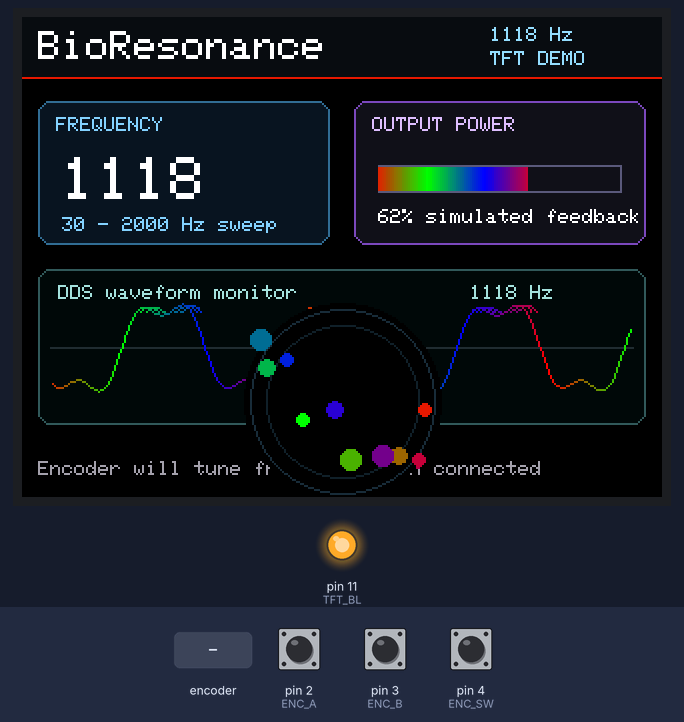
Simulated run of this sketch. Board: Arduino Uno, built with avr-gcc and run on an emulated ATmega328P. On the bench: 320×240 colour display, output pins drawn as LEDs (lit = HIGH). The test bench sets the inputs (shaded band); at power-on: pin 4 (ENC_SW) HIGH, pin 2 (ENC_A) HIGH, pin 3 (ENC_B) HIGH. What the sketch prints to the serial monitor is not drawn.

Above: at 5.6 s.
6.0 s: rotary encoder on pin 2 (ENC_A) / pin 3 (ENC_B) turned 1 step (first pin leading)
At 6.43 s:
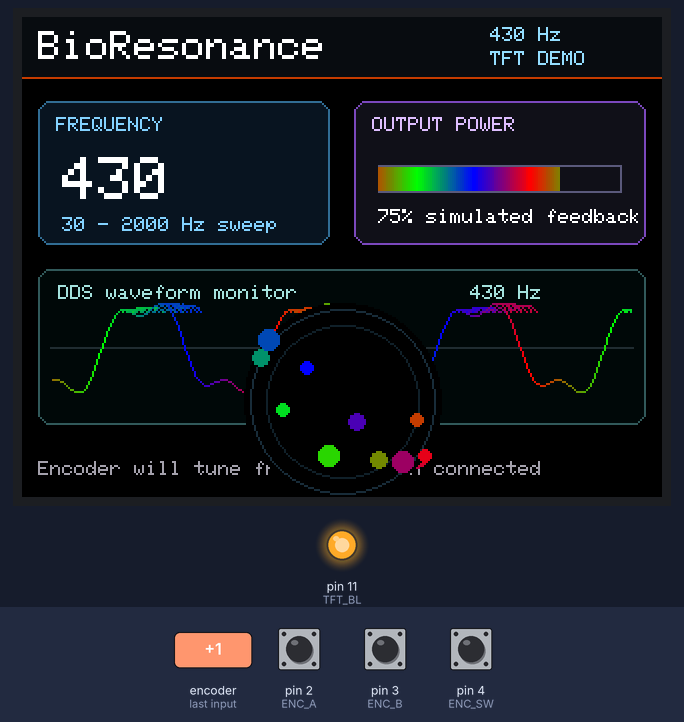
8.9 s: pin 4 (ENC_SW) pulled LOW for 0.25 s
At 9.33 s:
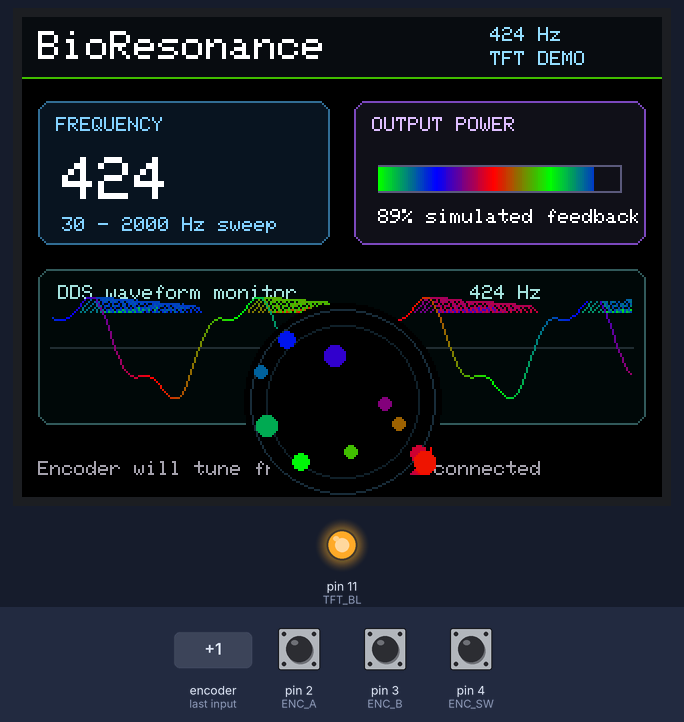
10.6 s: pin 4 (ENC_SW) pulled LOW for 1 s
At 11.39 s:
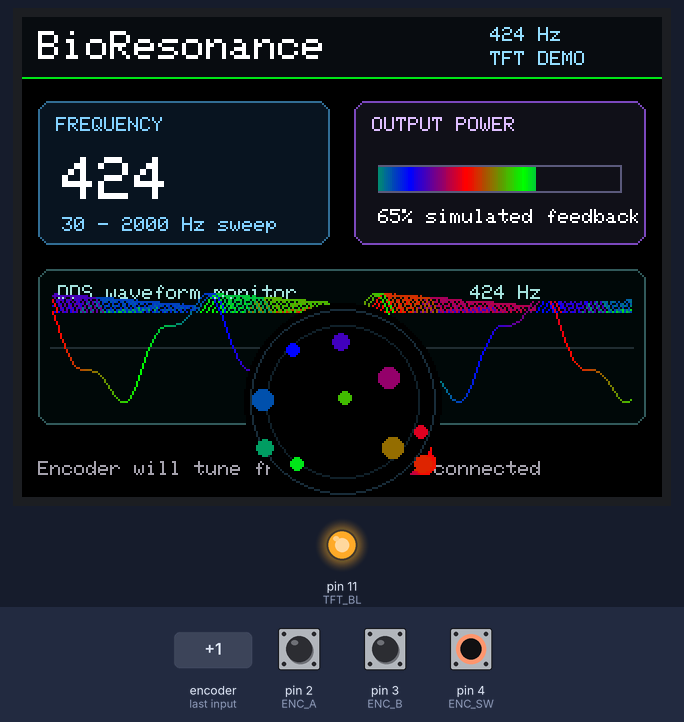
13.1 s: rotary encoder on pin 2 (ENC_A) / pin 3 (ENC_B) turned 1 step (first pin leading)
At 13.79 s:
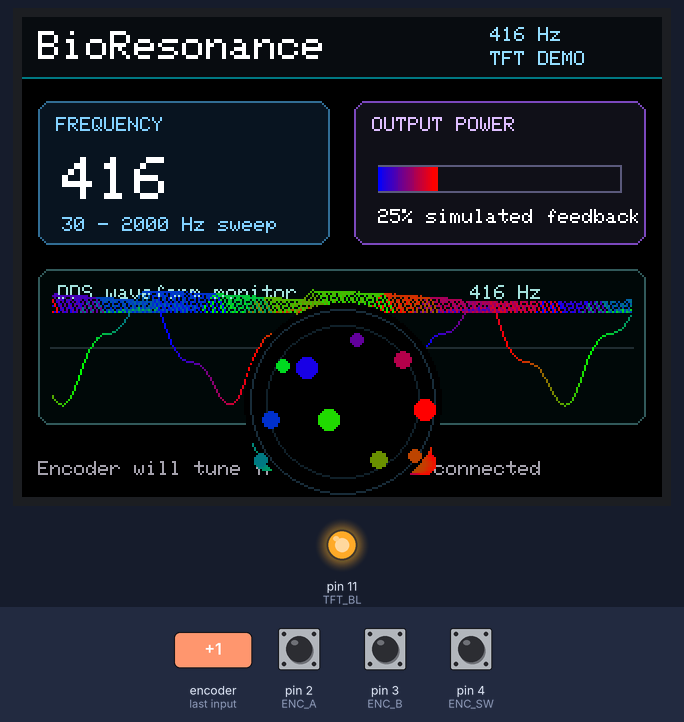
Timing chart, 0 to 16.1 s (numbered marks = the images above; inputs shaded):
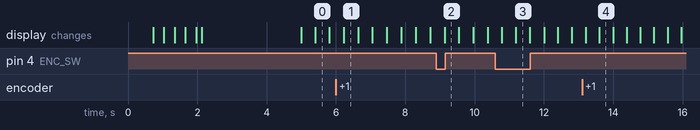

Measured:
- what the display in image 0 shows lasts 0.4 s, from 5.4 s to 5.8 s

The sketch:

GrandCentral_TFT_Fancy_Demo.ino
```cpp
/*
  Grand Central M4 - fancy SPI TFT demo for BioResonancePro.

  Wiring from the numbered side header / 2-row header:

    TFT VCC             -> 3V first
    TFT GND             -> GND
    TFT SCK / CLK       -> 52
    TFT MOSI / DIN      -> 51
    TFT CS              -> 9
    TFT DC / A0 / RS    -> 8
    TFT RST / RESET     -> 7
    TFT BL / LED        -> 11, or 3V for always-on
    TFT MISO / SDO      -> leave unconnected for first test

    Encoder CLK / A     -> 2
    Encoder DT / B      -> 3
    Encoder SW          -> 4
    Encoder + / VCC     -> 3V
    Encoder GND         -> GND

  Default display driver is ST7789. If your display is ILI9341, change
  DISPLAY_DRIVER_ST7789 to 0 and DISPLAY_DRIVER_ILI9341 to 1.
*/

#include <Arduino.h>
#include <SPI.h>
#include <Adafruit_GFX.h>

#define DISPLAY_DRIVER_ST7789  1
#define DISPLAY_DRIVER_ILI9341 0

#if DISPLAY_DRIVER_ST7789
#include <Adafruit_ST7789.h>
#define TFT_BLACK ST77XX_BLACK
#define TFT_WHITE ST77XX_WHITE
#elif DISPLAY_DRIVER_ILI9341
#include <Adafruit_ILI9341.h>
#define TFT_BLACK ILI9341_BLACK
#define TFT_WHITE ILI9341_WHITE
#else
#error "Select one display driver."
#endif

const uint8_t TFT_CS = 9;
const uint8_t TFT_DC = 8;
const uint8_t TFT_RST = 7;
const uint8_t TFT_BL = 11;

const uint8_t ENC_A = 2;
const uint8_t ENC_B = 3;
const uint8_t ENC_SW = 4;

#if DISPLAY_DRIVER_ST7789
Adafruit_ST7789 tft(&SPI, TFT_CS, TFT_DC, TFT_RST);
#else
Adafruit_ILI9341 tft(&SPI, TFT_DC, TFT_CS, TFT_RST);
#endif

volatile int32_t encoderCount = 0;
volatile uint8_t encoderPrev = 0;

uint16_t W = 0;
uint16_t H = 0;
uint32_t frame = 0;
uint32_t lastFrameMs = 0;
uint16_t baseFreqHz = 432;
uint8_t theme = 0;
bool buttonWasDown = false;
bool layoutDrawn = false;

const uint16_t FRAME_INTERVAL_MS = 160;

uint16_t rgb(uint8_t r, uint8_t g, uint8_t b)
{
  return tft.color565(r, g, b);
}

uint16_t wheel(uint8_t pos)
{
  pos = 255 - pos;
  if (pos < 85)
    return rgb(255 - pos * 3, 0, pos * 3);
  if (pos < 170)
  {
    pos -= 85;
    return rgb(0, pos * 3, 255 - pos * 3);
  }
  pos -= 170;
  return rgb(pos * 3, 255 - pos * 3, 0);
}

void encoderIsr()
{
  uint8_t a = digitalRead(ENC_A);
  uint8_t b = digitalRead(ENC_B);
  uint8_t curr = (a << 1) | b;
  uint8_t transition = (encoderPrev << 2) | curr;

  if (transition == 0b0001 || transition == 0b0111 ||
      transition == 0b1110 || transition == 0b1000)
    encoderCount++;
  else if (transition == 0b0010 || transition == 0b1011 ||
           transition == 0b1101 || transition == 0b0100)
    encoderCount--;

  encoderPrev = curr;
}

void splash()
{
  tft.fillScreen(TFT_BLACK);
  for (int r = 4; r < min(W, H) / 2; r += 3)
  {
    tft.drawCircle(W / 2, H / 2, r, wheel(r * 4));
    delay(28);
  }

  tft.setTextWrap(false);
  tft.setTextSize(3);
  tft.setTextColor(TFT_WHITE);
  int16_t x1, y1;
  uint16_t tw, th;
  tft.getTextBounds("BIO", 0, 0, &x1, &y1, &tw, &th);
  tft.setCursor((W - tw) / 2, H / 2 - 28);
  tft.print("BIO");

  tft.setTextSize(2);
  tft.getTextBounds("RESONANCE PRO", 0, 0, &x1, &y1, &tw, &th);
  tft.setCursor((W - tw) / 2, H / 2 + 8);
  tft.print("RESONANCE PRO");
  delay(2500);
}

void drawStaticLayout()
{
  tft.fillScreen(TFT_BLACK);
  drawHeader(baseFreqHz);

  int fx = 8;
  int fy = 42;
  int fw = W / 2 - 14;
  int fh = 72;
  tft.fillRoundRect(fx, fy, fw, fh, 6, rgb(12, 22, 34));
  tft.drawRoundRect(fx, fy, fw, fh, 6, rgb(52, 110, 150));
  tft.setTextColor(rgb(130, 210, 255));
  tft.setTextSize(1);
  tft.setCursor(fx + 9, fy + 8);
  tft.print("FREQUENCY");
  tft.setCursor(fx + 12, fy + 58);
  tft.print("30 - 2000 Hz sweep");

  int px = W / 2 + 6;
  int py = 42;
  int pw = W / 2 - 14;
  int ph = 72;
  tft.fillRoundRect(px, py, pw, ph, 6, rgb(18, 16, 28));
  tft.drawRoundRect(px, py, pw, ph, 6, rgb(120, 75, 190));
  tft.setTextColor(rgb(220, 190, 255));
  tft.setCursor(px + 9, py + 8);
  tft.print("OUTPUT POWER");

  int wx = 8;
  int wy = 126;
  int ww = W - 16;
  int wh = 78;
  tft.fillRoundRect(wx, wy, ww, wh, 6, rgb(5, 8, 12));
  tft.drawRoundRect(wx, wy, ww, wh, 6, rgb(48, 88, 92));
  tft.setTextColor(rgb(160, 225, 220));
  tft.setCursor(wx + 10, wy + 8);
  tft.print("DDS waveform monitor");

  tft.setTextSize(1);
  tft.setTextColor(rgb(160, 160, 175));
  tft.setCursor(8, H - 18);
  tft.print("Encoder will tune frequency when connected");

  layoutDrawn = true;
}

void drawHeader(uint16_t freq)
{
  tft.fillRect(0, 0, W, 30, rgb(8, 12, 18));
  tft.drawFastHLine(0, 30, W, wheel(frame * 3));
  tft.setTextSize(2);
  tft.setTextColor(TFT_WHITE);
  tft.setCursor(8, 7);
  tft.print("BioResonance");

  tft.setTextSize(1);
  tft.setTextColor(rgb(145, 220, 255));
  tft.setCursor(W - 86, 5);
  tft.print(freq);
  tft.print(" Hz");
  tft.setCursor(W - 86, 17);
  tft.print("TFT DEMO");
}

void drawFrequencyPanel(uint16_t freq)
{
  int x = 8;
  int y = 42;
  int w = W / 2 - 14;

  tft.fillRect(x + 10, y + 26, w - 20, 26, rgb(12, 22, 34));
  tft.setTextColor(TFT_WHITE);
  tft.setTextSize(3);
  tft.setCursor(x + 12, y + 28);
  tft.print(freq);
}

void drawPowerPanel(uint16_t level)
{
  int x = W / 2 + 6;
  int y = 42;
  int w = W / 2 - 14;

  int barX = x + 12;
  int barY = y + 32;
  int barW = w - 24;
  int fill = map(level, 0, 100, 0, barW);
  tft.fillRect(barX, barY, barW, 14, rgb(18, 16, 28));
  tft.drawRect(barX, barY, barW, 14, rgb(90, 90, 120));
  for (int i = 0; i < fill; i++)
    tft.drawFastVLine(barX + i, barY + 1, 12, wheel(i * 3 + frame * 4));

  tft.fillRect(x + 12, y + 53, w - 24, 10, rgb(18, 16, 28));
  tft.setTextSize(1);
  tft.setTextColor(TFT_WHITE);
  tft.setCursor(x + 12, y + 54);
  tft.print(level);
  tft.print("% simulated feedback");
}

void drawWaveform(uint16_t freq)
{
  int x = 8;
  int y = 126;
  int w = W - 16;
  int h = 78;
  int cy = y + h / 2;

  tft.fillRect(x + 6, y + 22, w - 12, h - 28, rgb(5, 8, 12));
  tft.drawFastHLine(x + 6, cy, w - 12, rgb(35, 45, 55));

  float phase = frame * 0.18f;
  int lastY = cy;
  for (int i = 0; i < w - 14; i++)
  {
    float a = (i * 0.075f) + phase;
    float carrier = sinf(a);
    float shimmer = 0.28f * sinf(a * 3.0f + frame * 0.05f);
    int yy = cy + (int)((carrier + shimmer) * (h * 0.30f));
    uint16_t c = wheel((i * 2 + frame * 5 + theme * 48) & 0xFF);
    if (i > 0)
      tft.drawLine(x + 7 + i - 1, lastY, x + 7 + i, yy, c);
    lastY = yy;
  }

  tft.setTextSize(1);
  tft.setTextColor(rgb(160, 225, 220));
  tft.fillRect(x + w - 92, y + 8, 82, 8, rgb(5, 8, 12));
  tft.setCursor(x + w - 88, y + 8);
  tft.print(freq);
  tft.print(" Hz");
}

void drawOrbit()
{
  int cx = W / 2;
  int cy = H - 48;
  int radius = min(W, H) / 8;

  tft.fillCircle(cx, cy, radius + 19, TFT_BLACK);
  tft.drawCircle(cx, cy, radius + 16, rgb(28, 45, 62));
  tft.drawCircle(cx, cy, radius + 8, rgb(20, 32, 45));

  for (int i = 0; i < 10; i++)
  {
    float a = frame * 0.07f + i * 0.628f;
    float b = frame * 0.045f + i * 0.9f;
    int px = cx + (int)(cosf(a) * (radius + 12));
    int py = cy + (int)(sinf(b) * (radius + 2));
    tft.fillCircle(px, py, 3 + (i % 3), wheel(i * 25 + frame * 3));
  }
}

void drawFrame()
{
  noInterrupts();
  int32_t enc = encoderCount;
  interrupts();

  int32_t tuned = (int32_t)baseFreqHz + enc * 2;
  if (tuned < 30)
    tuned = 30;
  if (tuned > 2000)
    tuned = 2000;

  uint16_t sweep = 30 + (uint16_t)((sinf(frame * 0.035f) + 1.0f) * 985.0f);
  uint16_t freq = enc == 0 ? sweep : (uint16_t)tuned;
  uint16_t power = 12 + (uint16_t)((sinf(frame * 0.09f) + 1.0f) * 40.0f);

  if (!layoutDrawn)
    drawStaticLayout();

  drawHeader(freq);
  drawFrequencyPanel(freq);
  drawPowerPanel(power);
  drawWaveform(freq);
  drawOrbit();
}

void setup()
{
  pinMode(TFT_BL, OUTPUT);
  digitalWrite(TFT_BL, HIGH);

  pinMode(ENC_A, INPUT_PULLUP);
  pinMode(ENC_B, INPUT_PULLUP);
  pinMode(ENC_SW, INPUT_PULLUP);
  encoderPrev = (digitalRead(ENC_A) << 1) | digitalRead(ENC_B);
  attachInterrupt(digitalPinToInterrupt(ENC_A), encoderIsr, CHANGE);
  attachInterrupt(digitalPinToInterrupt(ENC_B), encoderIsr, CHANGE);

  Serial.begin(115200);
  delay(500);
  Serial.println("Grand Central M4 fancy TFT demo");

#if DISPLAY_DRIVER_ST7789
  tft.init(240, 320);
  tft.setRotation(1);
#else
  tft.begin();
  tft.setRotation(1);
#endif

  W = tft.width();
  H = tft.height();
  splash();
  drawStaticLayout();
}

void loop()
{
  bool buttonDown = digitalRead(ENC_SW) == LOW;
  if (buttonDown && !buttonWasDown)
    theme++;
  buttonWasDown = buttonDown;

  if (millis() - lastFrameMs >= FRAME_INTERVAL_MS)
  {
    lastFrameMs = millis();
    frame++;
    drawFrame();
  }
}
```
